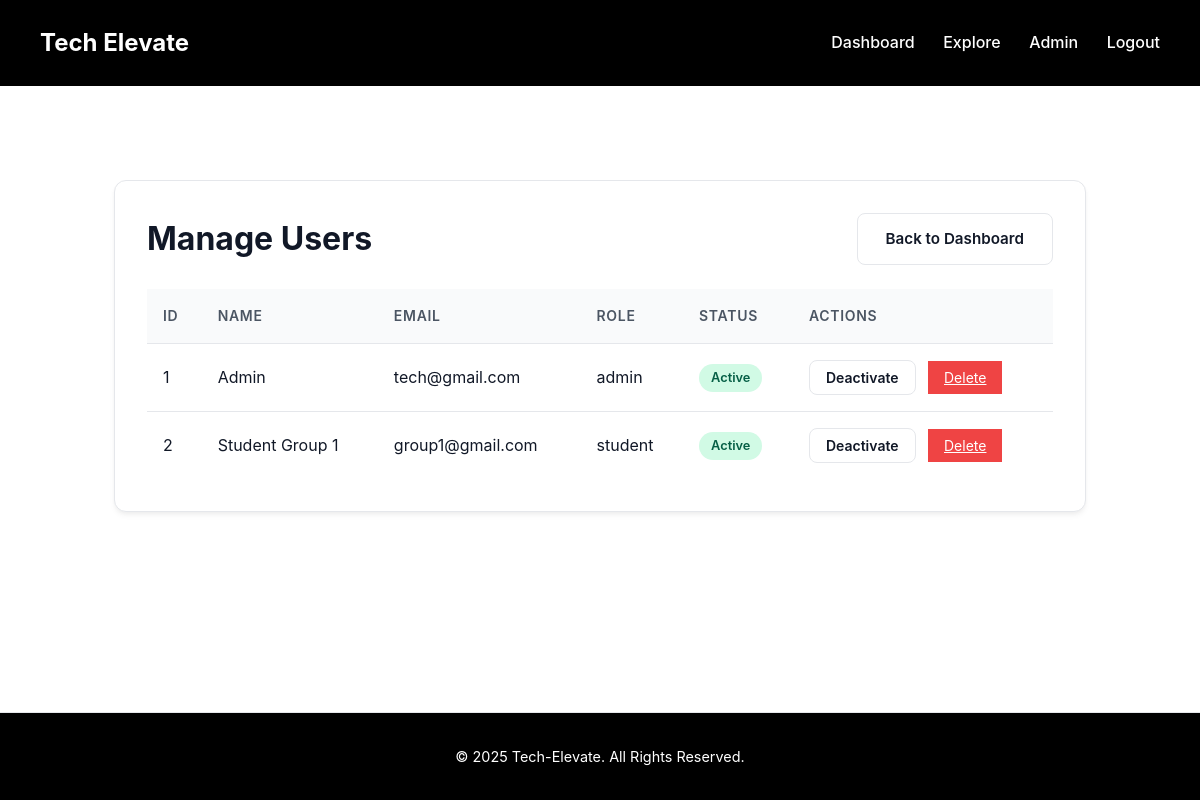
The page /admin/users.php (signed in) on the database its author committed.
### tables this page shows
CREATE TABLE users (
  id INT AUTO_INCREMENT PRIMARY KEY,
  name VARCHAR(150) NOT NULL,
  email VARCHAR(150) NOT NULL UNIQUE,
  password VARCHAR(255) NOT NULL,
  role ENUM('admin','student') DEFAULT 'student',
  photo VARCHAR(255) DEFAULT NULL,
  course VARCHAR(150) DEFAULT NULL,
  year_level VARCHAR(100) DEFAULT NULL,
  about TEXT DEFAULT NULL,
  status ENUM('active','inactive') DEFAULT 'active',
  reset_token VARCHAR(255) DEFAULT NULL,
  reset_expires DATETIME DEFAULT NULL,
  created_at TIMESTAMP DEFAULT CURRENT_TIMESTAMP,
  updated_at TIMESTAMP DEFAULT CURRENT_TIMESTAMP ON UPDATE CURRENT_TIMESTAMP
);

### admin/users.php (the view, shortened to what this page needs)
<?php
require '../db_connect.php';
$users = $conn->query("SELECT * FROM users ORDER BY created_at DESC");
include '../includes/header.php';
?>
<div class="page-body">
    <div class="admin-table-container">
        <div class="admin-table-header">
            <h1 class="page-title">Manage Users</h1>
            <a class="btn-outline" href="dashboard.php">Back to Dashboard</a>
        </div>
        <table id="usersTable" class="styled-table">
            <thead>
                <tr>
                    <th>ID</th>
                    <th>Name</th>
                    <th>Email</th>
                    <th>Role</th>
                    <th>Status</th>
                    <th class="text-right">Actions</th>
                </tr>
            </thead>
            <tbody>
                <?php while ($user = $users->fetch_assoc()) : ?>
                    <tr>
                        <td><?php echo $user['id']; ?></td>
                        <td><?php echo htmlspecialchars($user['name']); ?></td>
                        <td><?php echo htmlspecialchars($user['email']); ?></td>
                        <td><?php echo htmlspecialchars($user['role']); ?></td>
                        <td>
                            <span class="status-pill status-pill-<?php echo $user['status'] === 'active' ? 'green' : 'red'; ?>">
                                <?php echo ucfirst($user['status']); ?>
                            </span>
                        </td>
                        <td class="text-right">
                            <form method="post" style="display: inline-block; margin-right: 0.5rem;">
                                <button type="submit" class="btn-outline action-btn" name="action" value="<?php echo $user['status'] === 'active' ? 'deactivate' : 'reactivate'; ?>">
                                    <?php echo $user['status'] === 'active' ? 'Deactivate' : 'Activate'; ?>
                                </button>
                            </form>
                            <a href="delete_user.php?id=<?php echo $user['id']; ?>" class="btn-danger action-btn delete-user-btn">Delete</a>
                        </td>
                    </tr>
                <?php endwhile; ?>
            </tbody>
        </table>
    </div>
</div>
<?php include '../includes/footer.php'; ?>

### assets/css/style.css (style rules this page uses)
:root { --bg-color: #ffffff; --primary-color: #2563EB; --secondary-color: #4B5563; --text-color: #111827; --card-bg: #ffffff; --border-color: #E5E7EB; --shadow: 0 4px 6px -1px rgba(0, 0, 0, 0.05), 0 2px 4px -1px rgba(0, 0, 0, 0.04); --shadow-lg: 0 10px 15px -3px rgba(0, 0, 0, 0.07), 0 4px 6px -2px rgba(0, 0, 0, 0.05); --font-family: 'Inter', -apple-system, BlinkMacSystemFont, 'Segoe UI', Roboto, sans-serif; }
* { margin: 0; padding: 0; box-sizing: border-box; font-family: var(--font-family); }
body { background-color: var(--bg-color); color: var(--text-color); line-height: 1.6; min-height: 100vh; display: flex; flex-direction: column; }
.container, .page-body { width: 90%; max-width: 1200px; margin: 0 auto; padding-top: 90px; padding-bottom: 2rem; }
.btn, .btn-outline, .btn-small { border: 1px solid transparent; cursor: pointer; border-radius: 0.5rem; text-decoration: none; display: inline-block; font-size: 0.95rem; font-weight: 600; padding: 0.8rem 1.75rem; transition: all 0.2s ease; }
.btn-outline { background-color: transparent; border-color: var(--border-color); color: var(--text-color); }
.btn-danger { background-color: #EF4444; color: white; }
.admin-table-container { background-color: var(--card-bg); padding: 2rem; border-radius: 0.75rem; border: 1px solid var(--border-color); box-shadow: var(--shadow); }
.admin-table-header { display: flex; justify-content: space-between; align-items: center; margin-bottom: 1.5rem; }
.styled-table { width: 100%; border-collapse: collapse; }
.styled-table th, .styled-table td { padding: 1rem; text-align: left; border-bottom: 1px solid var(--border-color); }
.styled-table th { background-color: #F9FAFB; font-weight: 600; color: var(--secondary-color); font-size: 0.875rem; text-transform: uppercase; letter-spacing: 0.05em; }
.styled-table tbody tr:last-child td { border-bottom: none; }
.status-pill { display: inline-block; padding: 0.25rem 0.75rem; border-radius: 9999px; font-size: 0.8rem; font-weight: 600; text-transform: capitalize; }
.status-pill-green { background-color: #D1FAE5; color: #065F46; }
.action-btn { padding: 0.5rem 1rem; font-size: 0.875rem; }
.text-right { text-align: right; }

### rows shown on the page
users: id "1", name "Admin", email "tech@gmail.com", role "admin", status "Active", shows "Deactivate"
users: id "2", name "Student Group 1", email "group1@gmail.com", role "student", status "Active", shows "Deactivate"
